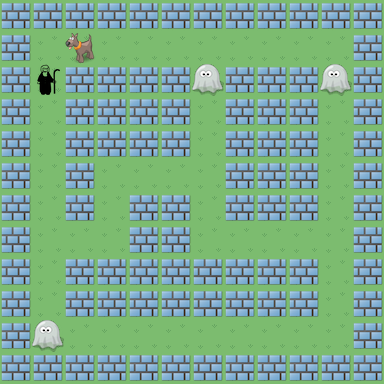

This is a level from a 2D game, rendered from its Tiled map with the project's own tilesets. A one-line summary and the complete map file follow:
An orthogonal 12x12 tile map with 32x32 px tiles, 1 tile layer (Tile Layer 1).

<map version="1.0" orientation="orthogonal" width="12" height="12" tilewidth="32" tileheight="32">
 <tileset firstgid="1" name="ghostbusters_tileset" tilewidth="32" tileheight="32">
  <image source="ghostbusters_tileset.png" width="128" height="96" />
  <tile id="2">
   <properties>
    <property name="shotDistance" value="1" />
    <property name="visionLimit" value="3" />
   </properties>
  </tile>
  <tile id="5">
   <properties>
    <property name="visionLimit" value="3" />
   </properties>
  </tile>
  <tile id="6">
   <properties>
    <property name="visionLimit" value="3" />
   </properties>
  </tile>
 </tileset>
 <layer name="Tile Layer 1" width="12" height="12">
  <data>
   <tile gid="5" />
   <tile gid="5" />
   <tile gid="5" />
   <tile gid="5" />
   <tile gid="5" />
   <tile gid="5" />
   <tile gid="5" />
   <tile gid="5" />
   <tile gid="5" />
   <tile gid="5" />
   <tile gid="5" />
   <tile gid="5" />
   <tile gid="5" />
   <tile gid="1" />
   <tile gid="2" />
   <tile gid="1" />
   <tile gid="1" />
   <tile gid="1" />
   <tile gid="1" />
   <tile gid="1" />
   <tile gid="1" />
   <tile gid="1" />
   <tile gid="1" />
   <tile gid="5" />
   <tile gid="5" />
   <tile gid="9" />
   <tile gid="5" />
   <tile gid="5" />
   <tile gid="5" />
   <tile gid="5" />
   <tile gid="3" />
   <tile gid="5" />
   <tile gid="5" />
   <tile gid="5" />
   <tile gid="3" />
   <tile gid="5" />
   <tile gid="5" />
   <tile gid="1" />
   <tile gid="5" />
   <tile gid="5" />
   <tile gid="5" />
   <tile gid="5" />
   <tile gid="1" />
   <tile gid="5" />
   <tile gid="5" />
   <tile gid="5" />
   <tile gid="1" />
   <tile gid="5" />
   <tile gid="5" />
   <tile gid="1" />
   <tile gid="5" />
   <tile gid="5" />
   <tile gid="5" />
   <tile gid="5" />
   <tile gid="1" />
   <tile gid="5" />
   <tile gid="5" />
   <tile gid="5" />
   <tile gid="1" />
   <tile gid="5" />
   <tile gid="5" />
   <tile gid="1" />
   <tile gid="5" />
   <tile gid="1" />
   <tile gid="1" />
   <tile gid="1" />
   <tile gid="1" />
   <tile gid="5" />
   <tile gid="5" />
   <tile gid="5" />
   <tile gid="1" />
   <tile gid="5" />
   <tile gid="5" />
   <tile gid="1" />
   <tile gid="5" />
   <tile gid="1" />
   <tile gid="5" />
   <tile gid="5" />
   <tile gid="1" />
   <tile gid="5" />
   <tile gid="5" />
   <tile gid="5" />
   <tile gid="1" />
   <tile gid="5" />
   <tile gid="5" />
   <tile gid="1" />
   <tile gid="1" />
   <tile gid="1" />
   <tile gid="5" />
   <tile gid="5" />
   <tile gid="1" />
   <tile gid="1" />
   <tile gid="1" />
   <tile gid="1" />
   <tile gid="1" />
   <tile gid="5" />
   <tile gid="5" />
   <tile gid="1" />
   <tile gid="5" />
   <tile gid="5" />
   <tile gid="5" />
   <tile gid="5" />
   <tile gid="5" />
   <tile gid="5" />
   <tile gid="5" />
   <tile gid="5" />
   <tile gid="1" />
   <tile gid="5" />
   <tile gid="5" />
   <tile gid="1" />
   <tile gid="5" />
   <tile gid="5" />
   <tile gid="5" />
   <tile gid="5" />
   <tile gid="5" />
   <tile gid="5" />
   <tile gid="5" />
   <tile gid="5" />
   <tile gid="1" />
   <tile gid="5" />
   <tile gid="5" />
   <tile gid="3" />
   <tile gid="1" />
   <tile gid="1" />
   <tile gid="1" />
   <tile gid="1" />
   <tile gid="1" />
   <tile gid="1" />
   <tile gid="1" />
   <tile gid="1" />
   <tile gid="1" />
   <tile gid="5" />
   <tile gid="5" />
   <tile gid="5" />
   <tile gid="5" />
   <tile gid="5" />
   <tile gid="5" />
   <tile gid="5" />
   <tile gid="5" />
   <tile gid="5" />
   <tile gid="5" />
   <tile gid="5" />
   <tile gid="5" />
   <tile gid="5" />
  </data>
 </layer>
</map>
